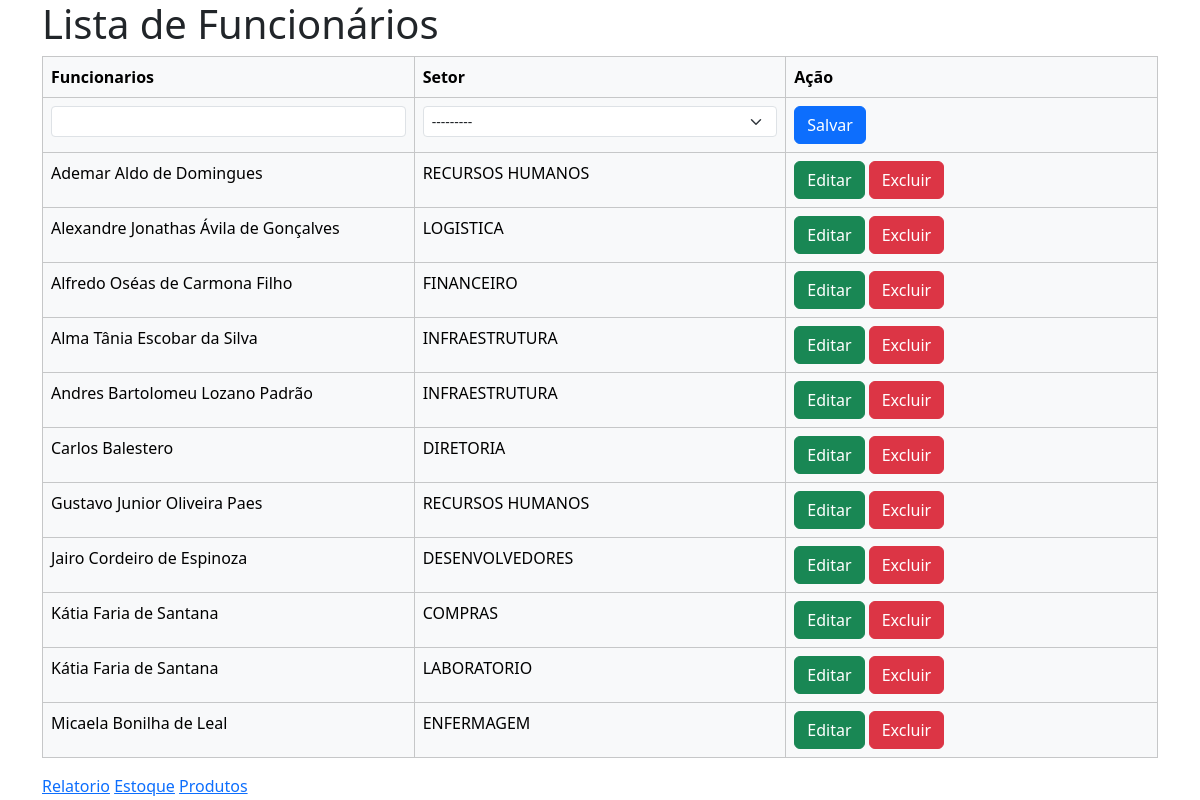
The app's page /funcionarios/, older data.
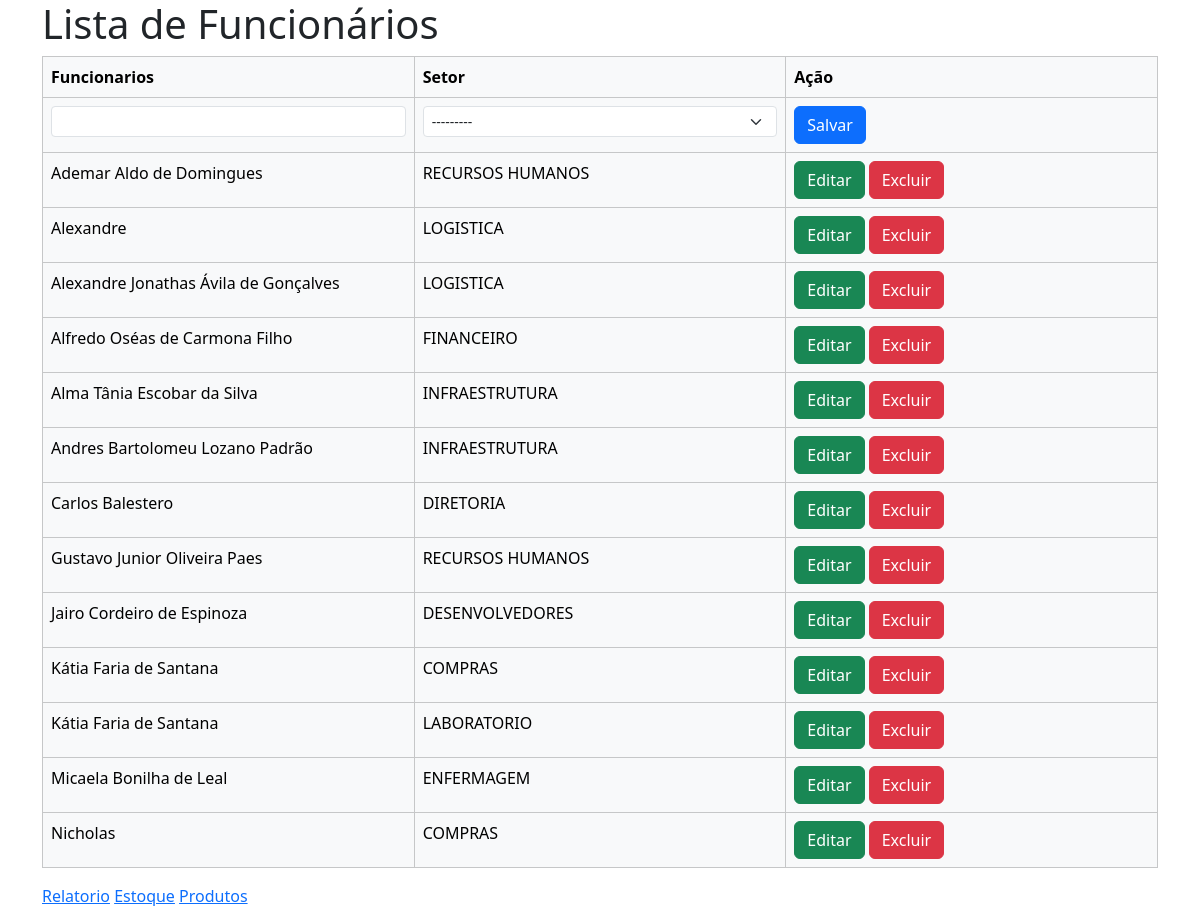
The same page, newer data.
### score/models.py (models this page shows, shortened)
class Funcionario(models.Model):
    nome = models.CharField(max_length=100, null=False, blank=False)
    setor = models.ForeignKey("Setor", on_delete=models.RESTRICT, related_name="setor")
    class Meta:
        ordering = ["nome", "setor"]  # asc

class Setor(models.Model):
    nome = models.CharField(max_length=100, null=False, blank=False)
    def __str__(self):
        return self.nome

### score/views.py (the view, shortened to what this page needs)
# urls.py: path("funcionarios/", views.funcionarios, name="funcionarios"),
def funcionarios(request):
    context = {}
    form = FuncionarioForm()
    context["title"] = "Lista de Funcionários"
    funcionarios = Funcionario.objects.all()
    context["funcionarios"] = funcionarios
    context["form"] = form
    return render(request, "funcionarios/list.html", context)

### score/forms.py
class FuncionarioForm(forms.ModelForm):
    class Meta:
        model = Funcionario
        fields = ["nome", "setor"]
        widgets = {
            "nome": forms.TextInput(attrs={"class": "form-control form-select-sm"}),
            "setor": forms.Select(attrs={"class": "form-select form-select-sm"}),
        }

### score/templates/funcionarios/list.html (shortened to what this page needs)
{% extends 'base.html' %}
{% block content %}
<h1>Lista de Funcionários</h1>
<form method="post" action="{% url 'funcionarios' %}">
    <table class="table table-bordered table-light">
        <tr><th>Funcionarios</th>
            <th>Setor</th>
            <th>Ação</th>
        </tr>
        {% if not form.instance.id %}
            <tr>
                {% include 'funcionarios/save.html' %}
            </tr>
        {% endif %}
        {% for funcionario in funcionarios %}
            <tr>
                {% if form.instance.id == funcionario.id %}
                    {% include 'funcionarios/save.html' %}
                {% else %}
                    <td class="col-sm-3">{{ funcionario.nome }}</td>
                    <td class="col-sm-3">{{ funcionario.setor }}</td>
                    <td class="col-sm-3">
                        <button formnovalidate class="btn btn-success" name="edit" value="{{ funcionario.id }}">Editar</button>
                        <button formnovalidate class="btn btn-danger" name="delete" value="{{ funcionario.id }}">Excluir</button>
                    </td>
                {% endif %}
            </tr>
        {% endfor %}
    </table>
</form>
<a href="{% url 'relatorio' %}">Relatorio</a>
<a href="{% url 'estoque' %}">Estoque</a>
<a href="{% url 'produtos' %}">Produtos</a>
{% endblock %}

Row changes from the older to the newer data that the page shows:
added Funcionario: nome "Alexandre", setor "LOGISTICA", {{ funcionario.id }} 23 (drawn)
added Funcionario: nome "Nicholas", setor "COMPRAS", {{ funcionario.id }} 24 (drawn)
